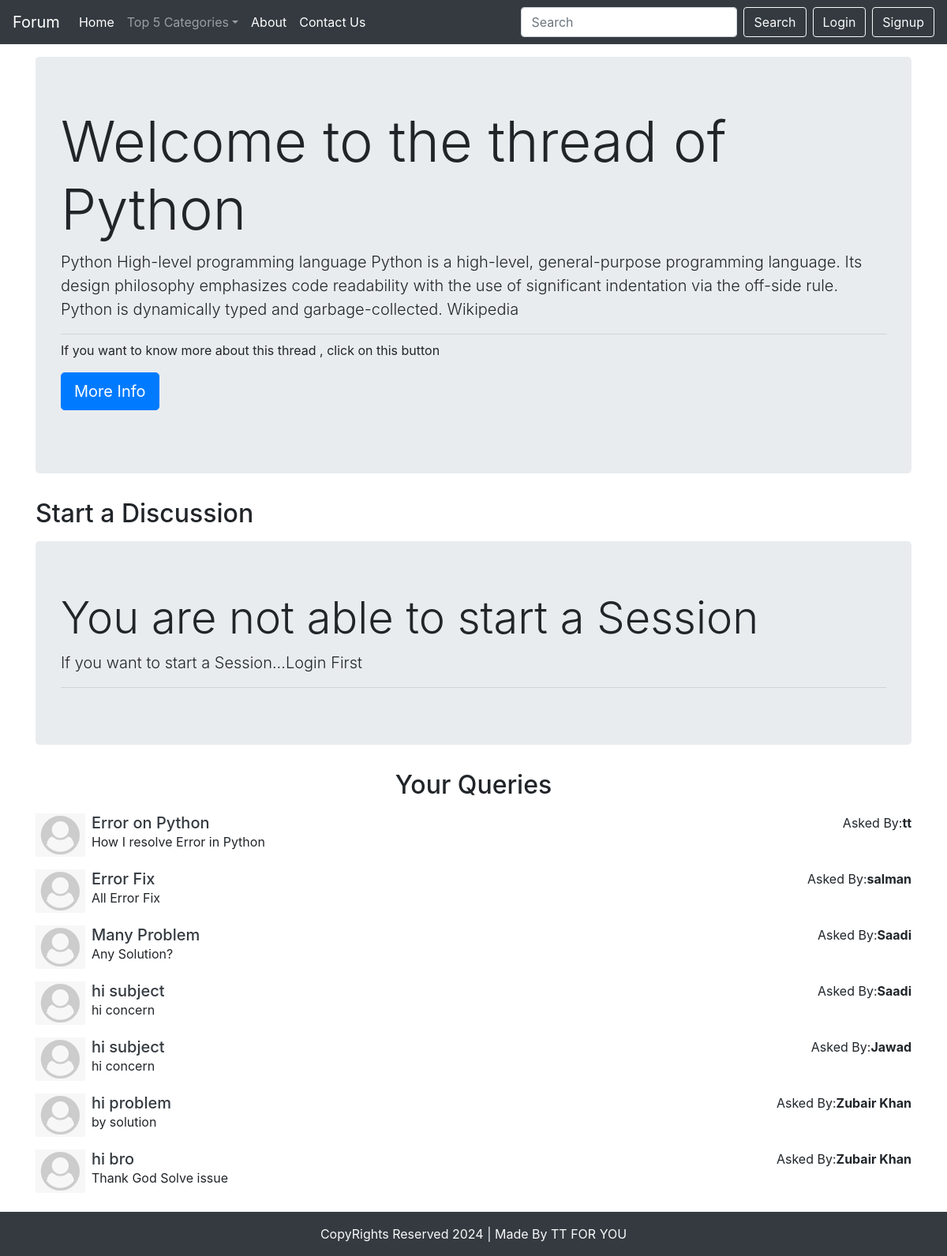
The app's page /threadlist.php?catid=1 with its own data.
### tables this page shows
CREATE TABLE `categories` (
  `category_id` int(11) NOT NULL,
  `category_name` text NOT NULL,
  `category_description` text NOT NULL,
  `date` datetime NOT NULL DEFAULT current_timestamp()
);

CREATE TABLE `threads` (
  `thread_id` int(11) NOT NULL,
  `thread_title` text NOT NULL,
  `thread_desc` text NOT NULL,
  `thread_cat_id` int(11) NOT NULL,
  `thread_user_id` int(11) NOT NULL,
  `Date` datetime NOT NULL DEFAULT current_timestamp()
);

CREATE TABLE `users` (
  `srn` int(11) NOT NULL,
  `Name` varchar(15) NOT NULL,
  `Email` text NOT NULL,
  `Password` text NOT NULL,
  `Date` datetime NOT NULL DEFAULT current_timestamp()
);

### threadlist.php (the view, shortened to what this page needs)
<?php require "assets/dbconnect.php";
$id = $_GET['catid'];
$sql = "SELECT * FROM `categories` WHERE category_id = '$id'";
            $result = mysqli_query($con,$sql);
            while ($row = mysqli_fetch_assoc($result)) {
                $id = $row['category_id'];
                $catname = $row['category_name'];
                $catdesc = $row['category_description'];
            }
?>
<!doctype html>
<html lang="en">
<head>
    <link rel="stylesheet" href="https://stackpath.bootstrapcdn.com/bootstrap/4.3.1/css/bootstrap.min.css"
>
</head>
<body>
    <?php include "assets/header.php";?>
    <div class="container my-3">
        <div class="jumbotron">
            <h1 class="display-3">Welcome to the thread of <?php echo $catname ; ?></h1>
            <p class="lead"><?php echo $catdesc; ?></p>
            <hr class="my-2">
            <p>If you want to know more about this thread , click on this button</p>
            <p class="lead">
                <a class="btn btn-primary btn-lg" href="index.php" role="button">More Info</a>
            </p>
        </div>
    </div>
    <div class="container my-3">
        <h2 class="my-3">Start a Discussion</h2>
        <?php
        if (isset($_SESSION['loggedin'])&& $_SESSION['loggedin']==true) {
            echo ' <form action=" '.$_SERVER["REQUEST_URI"].'" method="post">
            <div class="form-group">
                <label for="">Problem Subject</label>
                <input type="text" class="form-control" name="title" id="" aria-describedby="helpId" placeholder="">
                <small>Write a short and crsip subject</small>
                </div>
                <input type="hidden" name="srn" value="'.$_SESSION["srn"].'">
                <div class="form-group">
                <label for="">Your Cencern</label>
                <textarea name="desc" rows="3" class="form-control"></textarea>
            </div>
            <button type="submit" class="btn btn-primary">Post</button>
        </form>';
        }else{
            echo ' <div class="jumbotron">
            <h1 class="display-4">You are not able to start a Session</h1>
            <p class="lead">If you want to start a Session...Login First</p>
            <hr class="my-2">
        </div>';
        }
        ?>
    </div>
    <div class="container my-4" id="footer">
        <h2 class="text-center">Your Queries</h2>
        <div class="container-my-3">
            <?php
        $sql = "SELECT * FROM `threads` WHERE thread_cat_id = '$id' ";
        $result = mysqli_query($con,$sql);
        $noresult = true;
            while ($row = mysqli_fetch_assoc($result)) {
                $noresult = false;
                $thid = $row['thread_id'];
                $thtitle = $row['thread_title'];
                $thdesc = $row['thread_desc'];
                $thuserid = $row['thread_user_id'];
                $sql2 = "SELECT Name FROM `users` WHERE srn = '$thuserid'";
                $result2 = mysqli_query($con,$sql2);
                $row2 = mysqli_fetch_assoc($result2);
                $name = $row2['Name'];
                echo '<div class="media my-3">
                <a class="d-flex" href="#">
                    <img src="img/user.png" height="55px" alt="">
                </a>
                <div class="media-body ml-2 ">
                    <h5 class="my-0 "><a class="text-dark" href="threads.php?threadid='. $thid.'">'.$thtitle.'</a></h5>
                    '.$thdesc.'
                    </div>
                   Asked By: <p class="font-weight-bold"> '.$name.'</p>
            </div>';
            }if ($noresult) {
                echo ' <div class="jumbotron my-3">
                <h1 class="display-3">No Threads Found</h1>
                <p class="lead">Be the first person and ask the question</p>
                <hr class="my-2">
            </div>';
            }
?>
        </div>
    </div>
    <?php include "assets/footer.php";?>
</body>
</html>

### threadlist.php (style rules this page uses)
#footer { min-height: 500px; }

### records on screen
categories: category_name "Python", category_description "Python High-level programming language Python is a high-level, general-purpose programming language. Its design philosophy emphasizes code readability with the use of significant indentation via the off-side rule. Python is dynamically typed and garbage-collected. Wikipedia"
threads: thread_title "Error on Python", thread_desc "How I resolve Error in Python", users.Name "tt"
threads: thread_title "Error Fix", thread_desc "All Error Fix", users.Name "salman"
threads: thread_title "Many Problem", thread_desc "Any Solution?", users.Name "Saadi"
threads: thread_title "hi subject", thread_desc "hi concern", users.Name "Saadi"
threads: thread_title "hi subject", thread_desc "hi concern", users.Name "Jawad"
threads: thread_title "hi problem", thread_desc "by solution", users.Name "Zubair Khan"
threads: thread_title "hi bro", thread_desc "Thank God Solve issue", users.Name "Zubair Khan"
